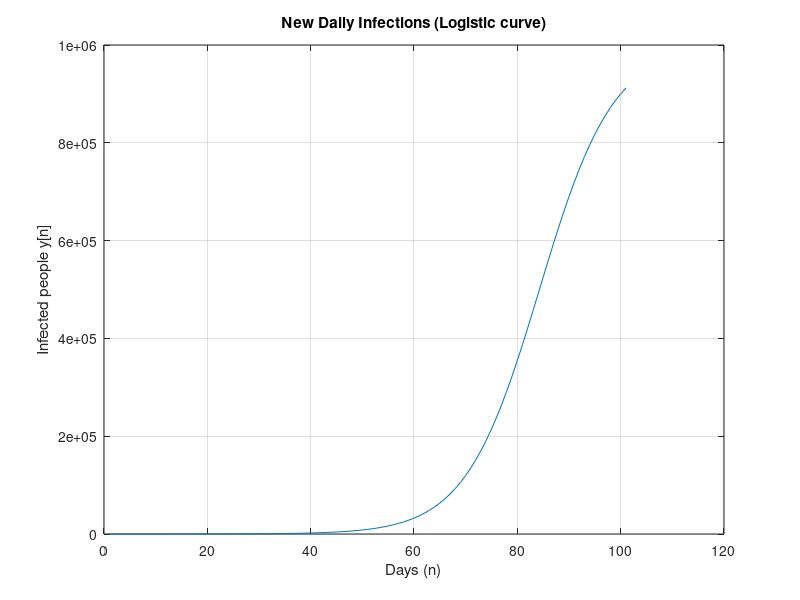
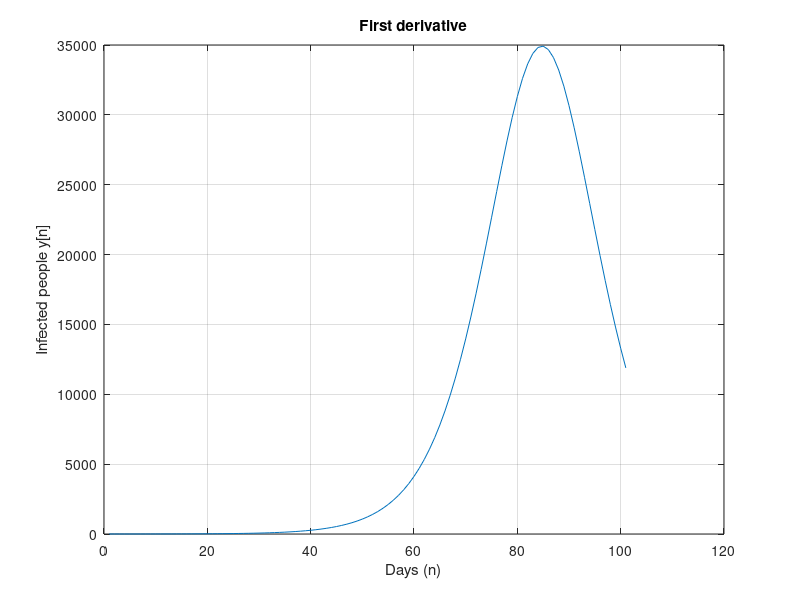
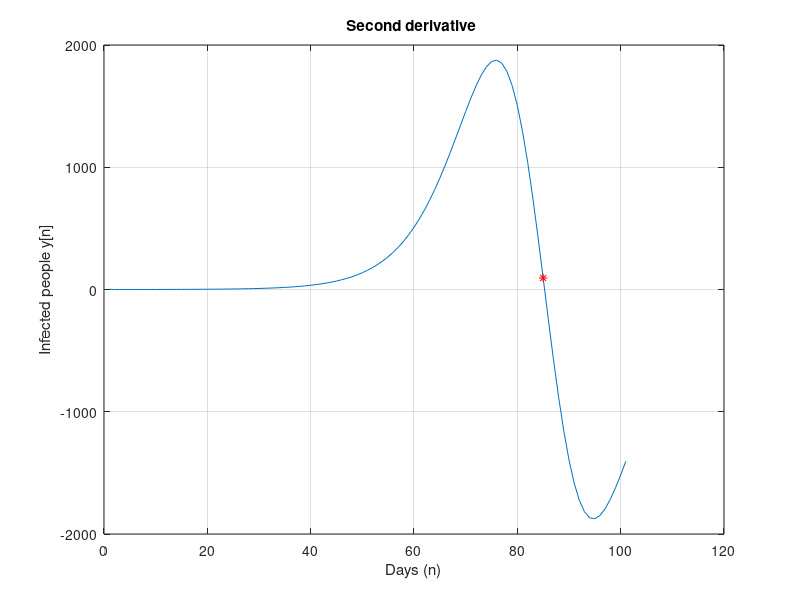

MATLAB code to generate these figures, in order:
% Part(1)
Ro = 1.15;
K = 10^6;
n = 1:101;

logistic = (K./(1+(K*(Ro-1) - Ro)*Ro.^(-n-1))) - (1/(Ro-1));
Integrator3 = filter(1,[1 -1],logistic);
Total_infections2 = Integrator3(end) % Total infections in 100 days

figure;
plot(n,logistic)
title("New Daily Infections (Logistic curve)")
xlabel("Days (n)")
ylabel("Infected people y[n]")
grid on


% Part(2)
filter_1 = filter([1 -1],1,logistic); % First derivative
filter_2 = filter([1 -2 1],1,logistic); % Second derivative 

Global_maximum = max(filter_1) % Global max value
Value_n = n(filter_1 == max(filter_1)) % Days corresponding to max value
Zero_crossing = n(round(filter_2) == 94) % Inflection point

figure;
plot(n,filter_1)
title("First derivative")
xlabel("Days (n)")
ylabel("Infected people y[n]")
grid on

figure;
plot(n,filter_2,n(Zero_crossing),filter_2(Zero_crossing),'r*')
title("Second derivative ")
xlabel("Days (n)")
ylabel("Infected people y[n]")
grid on